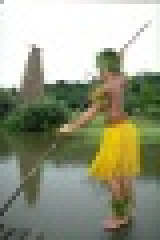
%> input picture images/im_small.jpg, 40 x 60 px (shown 4 times larger)
$ octave histogram3.m   (GNU Octave 9; MATLAB toolbox functions it lacks are replaced by stand-ins)
%> lines starting %> are read from the running program, lines starting %| are printed output that depends on the picture; in (x1, y1, x2, y2) boxes, pixels count from 0 and x2, y2 are one past the last pixel; in counts of white or black regions, pixels touching at a corner belong together; the program's own positions count from 1
### Code/compute_histogram_bins.m
function I_b_cell = compute_histogram_bins(im,num_bins)
rows=size(im,1);
cols=size(im,2);
I_b_cell=cell(1,num_bins);
[I_b_cell{:}] = deal(zeros(rows,cols));

[N,edges]=histcounts(im,num_bins);
%[N,edges]=imhist(im,num_bins);
disp(N);

% Let im denote the rotated intensity image and let I_b(x, y) be 1 if im(x, y)
% falls in histogram bin b and 0 otherwise.
for n=1:num_bins
    I_b=I_b_cell{1,n};
    %filling the I_b matrix
    for i=1:rows
        for j=1:cols
            %n+1 -> n  histcounts -> imhist


            if im(i,j) <= edges(n+1) && im(i,j) > edges(n)
                I_b(i,j)=1;
            end
        end
    end
    %saving the matrix in the cell
    I_b_cell{1,n}=I_b;
end

end

### Code/histogram3.m
%testing the count of the histogram, it's exactly the same
% Authors: Ali Alessio Salman, Mar�a Silos

clc
clear all
close all

tic
%Initial conditions
%in this way is independent from the OS and the current file system
%pwd specify the current directory and filesep is '\' on windows and '/' on Linux
%has to be run inside ADIP directory
root_path = pwd;
path_im=[root_path filesep 'Images' filesep];
image = 'im_small.jpg';
im=imread([path_im image]);
%> im is the input picture: size 60x40x3 uint8; mean R, G, B 152.2, 155.4, 132.7

num_bins=20;
neighbors=5; % Number of neighbouring pixels

% Convert RGB image to grayscale
if size(im,3)==3
    im=rgb2gray(im);
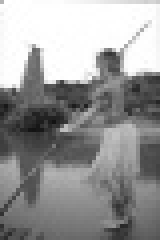
%> im: size 60x40 uint8 (shown 4 times larger); min 19, max 255, mean 151.8
end

figure(100);
imshow(im);

up_hist=[]; % Basic Matrix assignment of Upper Histogram
down_hist=[]; % Basic Matrix assignment of Lower Histogram
left_hist=[];
right_hist=[];

border_rows=5;
border_cols=5;
test_rows=250;
test_cols=250;

rows=size(im,1);
%> rows = 60
cols=size(im,2);
%> cols = 40
gradient_dens_x=zeros(rows,cols); % black image
gradient_dens_y=zeros(rows,cols);


% EFFICIENT COMPUTATION
% 1.Rotate the intensity image of a certain angle
% 2.Approximate the circle with a rectangle
% 3.Consider 2 different rectangles (upper part/lower part)
% 4.Compute the integral image of the rotated image
% 5.Compute the histogram of each halves of the rectangle using the sum of
%   over the region with the integral image, as stated in the paper:
%   J(P)+J(S)-J(Q)-J(R)
% 6.Compute the difference between the histograms of the upper/lower part
%   of the rectangle
% 7.Rotate the image back
% 8.Repeat the previous points for all the bins
% 9.Difference between histograms (how to proper do this?)

%im=imrotate(im,-45);
rows=size(im,1);
cols=size(im,2);
%we process each histogram bin separately
I_b_cell=compute_histogram_bins(im,num_bins);
%> in compute_histogram_bins, `[N,edges]=histcounts(im,num_bins);`: N = 20 values, max 644 at index 20, min 7 at index 16, mean 120; edges = 21 values from 19 to 255
%|  Columns 1 through 13:
%|     11    29    43   114   142   214   138   215   202   165   156    95    88
%|  Columns 14 through 20:
%|     54    26     7    12    17    28   644
%> after the loop in compute_histogram_bins, `for n=1:num_bins`:
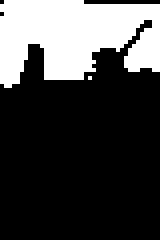
%> I_b: size 60x40 double (shown 4 times larger); values 0 (black) and 1 (white), 26.8% white; 2 white regions (1 under 20 px), largest, box (x1, y1, x2, y2) and area: (0, 0, 40, 22) 643
%> after the loop in compute_histogram_bins, `for n=1:num_bins`: I_b_cell = 20 items
%> I_b_cell = 20 items


%computing the integral image, choose one of the two
%if we use cumsum then we have to pad with 0s the last row and
%column

%initialize the cell that will contain all the integral images
J_cell=cell(1,num_bins);
[J_cell{:}] = deal(zeros(rows,cols));

for n=1:num_bins
    J_cell{1,n} = integralImage(I_b_cell{1,n});
end
%> after the loop, J_cell = 20 items

tic

%%


% Histograms of the central part (without taking into account the 5 pixels
% borders)


%tmp_hist=TEST_HIST{1,1}; %1 x num_bins matrix
tmp_hist=[];

%computing the histogram using the integral image
for n=1:num_bins

    %retrieving the proper integral image according to the bin we
    %are processing
    J=J_cell{1,n};


    %the integralimage based sum region takes just 10^-5 sec
    %Define rectangular region as [startingRow, startingColumn, endingRow, endingColumn].

    %UPPER PART
    [sR sC eR eC] = deal(1,1,rows,cols);
    regionSum = J(eR+1,eC+1) - J(eR+1,sC) - J(sR,eC+1) + J(sR,sC);
    up_hist(n)=regionSum;

end
%> this loop made 20 passes
%> regionSum on passes 1 to 12: 9, 29, 43, 114, 160, 196, 138, 215, 202, 180, 141, 95
%> pass 1, `J=J_cell{1,n};`:
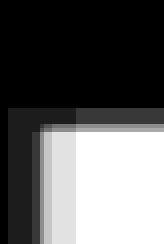
%> J: size 61x41 double (shown 4 times larger); min 0, max 9, mean 3.31; drawn with min black and max white
%> pass 2, `J=J_cell{1,n};`:
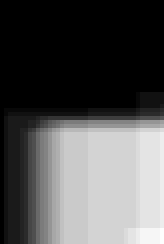
%> J: size 61x41 double (shown 4 times larger); min 0, max 29, mean 9.5; drawn with min black and max white
%> pass 3, `J=J_cell{1,n};`:
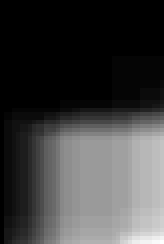
%> J: size 61x41 double (shown 4 times larger); min 0, max 43, mean 10.7; drawn with min black and max white
%> after the loop, up_hist = 20 values, max 644 at index 20, min 7 at index 16, mean 119.9


%***+ CHECKING WITH MATLAB FUNCTIONS *****

[counts,edges]=histcounts(im,num_bins);
%> counts has the same summary as N in compute_histogram_bins; edges = 21 values from 19 to 255

% [9 lines of commented-out code are left out]
